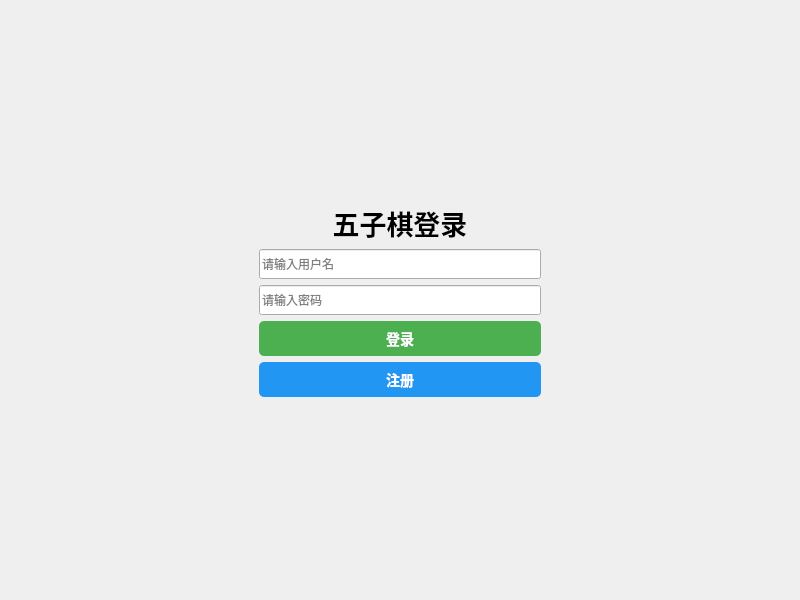
<?xml version="1.0" encoding="UTF-8"?>
<ui version="4.0">
 <class>LoginWidget</class>
 <widget class="QWidget" name="LoginWidget">
  <property name="geometry">
   <rect>
    <x>0</x>
    <y>0</y>
    <width>800</width>
    <height>600</height>
   </rect>
  </property>
  <property name="windowTitle">
   <string>五子棋登录</string>
  </property>
  <layout class="QVBoxLayout" name="verticalLayout">
   <item>
    <spacer name="verticalSpacer_2">
     <property name="orientation">
      <enum>Qt::Vertical</enum>
     </property>
     <property name="sizeType">
      <enum>QSizePolicy::Expanding</enum>
     </property>
     <property name="sizeHint" stdset="0">
      <size>
       <width>20</width>
       <height>100</height>
      </size>
     </property>
    </spacer>
   </item>
   <item>
    <layout class="QHBoxLayout" name="horizontalLayout">
     <item>
      <spacer name="horizontalSpacer">
       <property name="orientation">
        <enum>Qt::Horizontal</enum>
       </property>
       <property name="sizeType">
        <enum>QSizePolicy::Expanding</enum>
       </property>
       <property name="sizeHint" stdset="0">
        <size>
         <width>100</width>
         <height>20</height>
        </size>
       </property>
      </spacer>
     </item>
     <item>
      <widget class="QWidget" name="loginContainer" native="true">
       <property name="minimumSize">
        <size>
         <width>300</width>
         <height>0</height>
        </size>
       </property>
       <property name="maximumSize">
        <size>
         <width>400</width>
         <height>16777215</height>
        </size>
       </property>
       <layout class="QVBoxLayout" name="verticalLayout_2">
        <item>
         <widget class="QLabel" name="title_label">
          <property name="text">
           <string>五子棋登录</string>
          </property>
          <property name="alignment">
           <set>Qt::AlignCenter</set>
          </property>
          <property name="font">
           <font>
            <pointsize>20</pointsize>
            <bold>true</bold>
           </font>
          </property>
         </widget>
        </item>
        <item>
         <widget class="QLineEdit" name="username_lineEdit">
          <property name="placeholderText">
           <string>请输入用户名</string>
          </property>
          <property name="minimumSize">
           <size>
            <width>250</width>
            <height>30</height>
           </size>
          </property>
          <property name="maximumSize">
           <size>
            <width>300</width>
            <height>30</height>
           </size>
          </property>
         </widget>
        </item>
        <item>
         <widget class="QLineEdit" name="password_lineEdit">
          <property name="echoMode">
           <enum>QLineEdit::Password</enum>
          </property>
          <property name="placeholderText">
           <string>请输入密码</string>
          </property>
          <property name="minimumSize">
           <size>
            <width>250</width>
            <height>30</height>
           </size>
          </property>
          <property name="maximumSize">
           <size>
            <width>300</width>
            <height>30</height>
           </size>
          </property>
         </widget>
        </item>
        <item>
         <widget class="QPushButton" name="login_pushButton">
          <property name="text">
           <string>登录</string>
          </property>
          <property name="minimumSize">
           <size>
            <width>250</width>
            <height>35</height>
           </size>
          </property>
          <property name="maximumSize">
           <size>
            <width>300</width>
            <height>35</height>
           </size>
          </property>
          <property name="styleSheet">
           <string>QPushButton {
    background-color: #4CAF50;
    color: white;
    border-radius: 5px;
    border: none;
    font-size: 14px;
    font-weight: bold;
}
QPushButton:hover {
    background-color: #45a049;
}
QPushButton:pressed {
    background-color: #3d8b40;
}</string>
          </property>
         </widget>
        </item>
        <item>
         <widget class="QPushButton" name="register_pushButton">
          <property name="text">
           <string>注册</string>
          </property>
          <property name="minimumSize">
           <size>
            <width>250</width>
            <height>35</height>
           </size>
          </property>
          <property name="maximumSize">
           <size>
            <width>300</width>
            <height>35</height>
           </size>
          </property>
          <property name="styleSheet">
           <string>QPushButton {
    background-color: #2196F3;
    color: white;
    border-radius: 5px;
    border: none;
    font-size: 14px;
    font-weight: bold;
}
QPushButton:hover {
    background-color: #0b7dda;
}
QPushButton:pressed {
    background-color: #0a6ebd;
}</string>
          </property>
         </widget>
        </item>
       </layout>
      </widget>
     </item>
     <item>
      <spacer name="horizontalSpacer_2">
       <property name="orientation">
        <enum>Qt::Horizontal</enum>
       </property>
       <property name="sizeType">
        <enum>QSizePolicy::Expanding</enum>
       </property>
       <property name="sizeHint" stdset="0">
        <size>
         <width>100</width>
         <height>20</height>
        </size>
       </property>
      </spacer>
     </item>
    </layout>
   </item>
   <item>
    <spacer name="verticalSpacer">
     <property name="orientation">
      <enum>Qt::Vertical</enum>
     </property>
     <property name="sizeType">
      <enum>QSizePolicy::Expanding</enum>
     </property>
     <property name="sizeHint" stdset="0">
      <size>
       <width>20</width>
       <height>100</height>
      </size>
     </property>
    </spacer>
   </item>
  </layout>
 </widget>
 <resources/>
 <connections/>
</ui>
